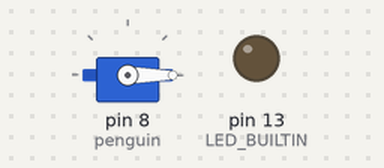
A sketch run on a simulated Arduino Uno, built with avr-gcc and run on an emulated ATmega328P. On the bench: servo, output pins drawn as LEDs (lit = HIGH). What the sketch prints to the serial monitor is not drawn.

Above: at 0.05 s.
At 0.6 s:
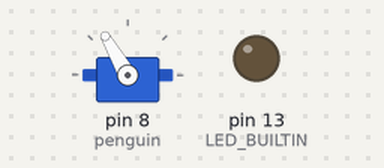
At 0.9 s:
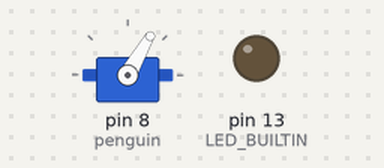
At 1.2 s:
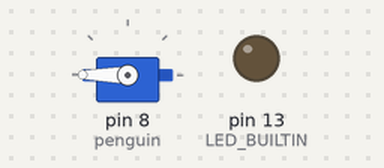
Timing chart, 0 to 3.0 s (numbered marks = the images above):
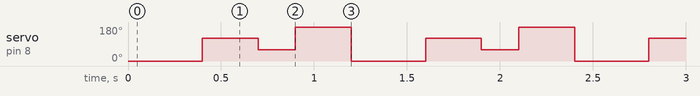

The sketch:

Servo.ino
```cpp
#include <Arduino.h>
#include <Servo.h>

Servo penguin;

void setup() {
  Serial.begin(9600);
  pinMode(LED_BUILTIN, OUTPUT);
  penguin.attach(8);
  Serial.println("Start!");
}

void loop() {
  Serial.println("-----");

  penguin.write(0);
  delay(400);
  penguin.write(120);
  delay(300);
  penguin.write(60);
  delay(200);
  penguin.write(180);
  delay(300);
}
```

Measured:
- by itself, servo on pin 8 (penguin): repeats every 1.2 s: 60° 0.20 s, 180° 0.30 s, 0° 0.40 s, 120° 0.30 s
